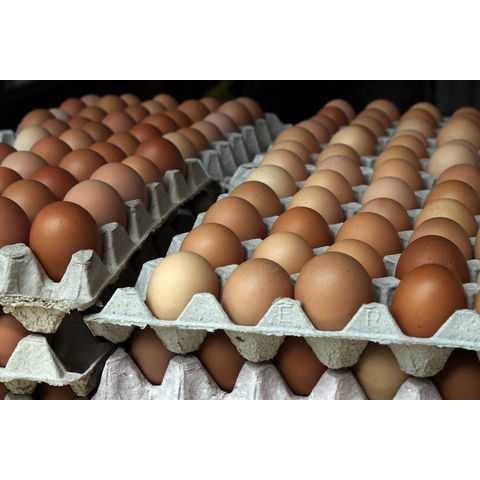
#> input picture data/Muestra01.jpg, 480 x 480 px, found by its file name; its folder holds only this picture in this run
$ python cargar_imagenes.py
#> lines starting #> are read from the running program, lines starting #| are printed output that depends on the picture; after the words box and inside, x2 and y2 are one past the last pixel; in counts of white or black regions, pixels touching at a corner belong together
import cv2
import os
import matplotlib.pyplot as plt
import numpy as np

# Directorio donde están almacenadas las imágenes
data_dir = 'data'

# Función para detectar huevos en una imagen usando contornos
def detectar_huevos(directorio, tamaño=(128, 128)):
#> called with directorio = 'data', tamaño = (128, 128)
    huevos_detectados = []
    for archivo in os.listdir(directorio):
        if archivo.endswith(('.jpg', '.jpeg', '.png', '.jpge')):
            ruta = os.path.join(directorio, archivo)
            imagen = cv2.imread(ruta)
#> imagen is the input picture: shape (480, 480, 3); mean B, G, R 137.6, 149.5, 163.8
            if imagen is not None:
                # Convertir la imagen a escala de grises
                imagen_gris = cv2.cvtColor(imagen, cv2.COLOR_BGR2GRAY)
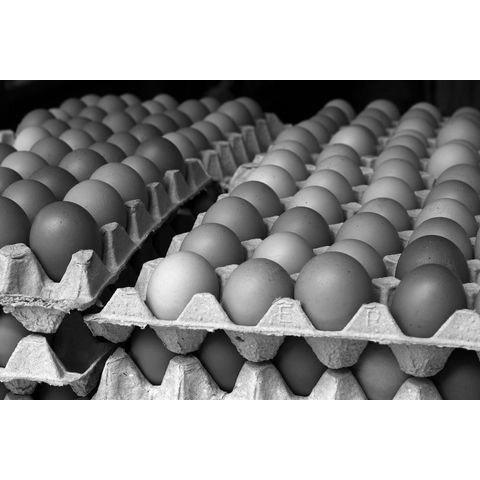
#> imagen_gris: shape (480, 480); min 0, max 255, mean 152.4

                # Aplicar suavizado para eliminar ruido
                imagen_gris = cv2.GaussianBlur(imagen_gris, (5, 5), 0)

                # Detectar bordes usando Canny Edge Detection
                bordes = cv2.Canny(imagen_gris, 50, 150)
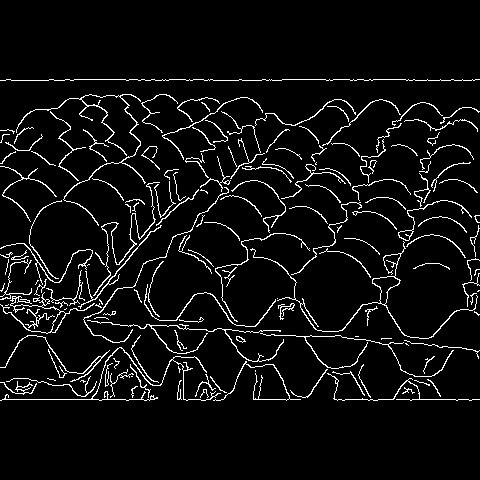
#> bordes: shape (480, 480); 5.8% white in thin lines or dots, all inside (x1, y1, x2, y2) = (0, 79, 480, 401)

                # Encontrar contornos en la imagen
                contornos, _ = cv2.findContours(bordes, cv2.RETR_EXTERNAL, cv2.CHAIN_APPROX_SIMPLE)
#> contornos = 157 contours, 112 with area under 20; largest, box (x1, y1, x2, y2) and area: (250, 241, 478, 339) 480, (0, 292, 95, 334) 228, (16, 94, 146, 226) 206, (398, 200, 472, 241) 130, (0, 347, 221, 401) 109

                if len(contornos) == 0:
                    print(f"No se detectaron huevos en la imagen {archivo}.")
                    continue  # Pasar a la siguiente imagen si no hay huevos

                for contorno in contornos:
                    # Crear un rectángulo alrededor de cada contorno (huevo)
                    x, y, w, h = cv2.boundingRect(contorno)
                    huevo = imagen[y:y + h, x:x + w]

                    # Redimensionar el huevo a un tamaño fijo
                    huevo = cv2.resize(huevo, tamaño)

                    # Normalizar la imagen
                    huevo = huevo / 255.0

                    # Guardar el huevo detectado
                    huevos_detectados.append(huevo)
#> this loop made 157 passes
#> (x, y, w, h) on passes 1 to 3: (200, 389, 9, 9), (402, 387, 13, 7), (131, 386, 7, 12)
#> pass 1, in detectar_huevos, `huevo = cv2.resize(huevo, tamaño)`:
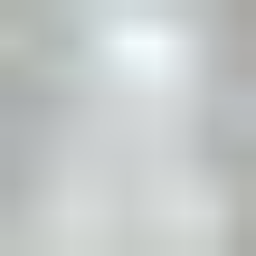
#> huevo: shape (128, 128, 3) (shown 2 times larger); mean of channels 0, 1, 2 200.1, 200.9, 196; drawn as B, G, R
#> pass 2, in detectar_huevos, `huevo = cv2.resize(huevo, tamaño)`:
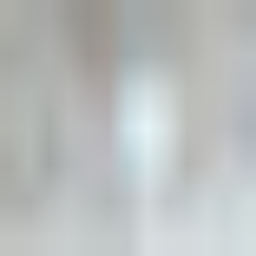
#> huevo: shape (128, 128, 3) (shown 2 times larger); mean of channels 0, 1, 2 188.4, 189, 185.2; drawn as B, G, R
#> after the loop:
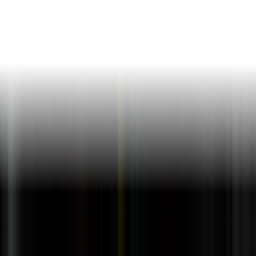
#> huevo: shape (128, 128, 3) float64 (shown 2 times larger); mean B, G, R 0.512, 0.513, 0.513
#> after the loop, huevos_detectados = 157 items

    if len(huevos_detectados) == 0:
        print("No se detectaron huevos en ninguna imagen.")
    return np.array(huevos_detectados)

# Función de colorimetría para análisis en espacio HSV
def colorimetria(imagen, tamaño=(128, 128)):
    # Redimensionar la imagen
    imagen = cv2.resize(imagen, tamaño)

    # Convertir la imagen de BGR a HSV para análisis de color
    imagen_hsv = cv2.cvtColor(imagen, cv2.COLOR_BGR2HSV)

    # Extraer el canal de la tonalidad (Hue) para analizar la colorimetría
    hue_channel = imagen_hsv[:, :, 0]  # Canal H

    return hue_channel

# Mostrar histograma de la tonalidad (Hue)
def mostrar_histograma_color(imagenes):
    for i, img_data in enumerate(imagenes):
        hue_channel = img_data["hue"]
        plt.hist(hue_channel.ravel(), bins=180, range=(0, 180))
        plt.title(f'Histograma de Hue - Imagen {i+1}')
        plt.xlabel('Hue')
        plt.ylabel('Frecuencia')
        plt.show()

def cargar_y_preprocesar_imagenes(directorio, tamaño=(128, 128)):
    imagenes = []
    for archivo in os.listdir(directorio):
        if archivo.endswith('.jpg') or archivo.endswith('.png'):
            ruta = os.path.join(directorio, archivo)
            imagen = cv2.imread(ruta, cv2.IMREAD_GRAYSCALE)
            if imagen is not None:
                imagen = cv2.resize(imagen, tamaño)
                imagen = imagen / 255.0
                imagenes.append(imagen)
    return np.array(imagenes)

# Mostrar los huevos detectados
def mostrar_huevos(huevos):
    for i, huevo in enumerate(huevos):
        # Asegúrate de que la imagen esté en el rango correcto de tipo uint8
        huevo_uint8 = (huevo * 255).astype(np.uint8)  # Convertir de float64 a uint8
        plt.imshow(cv2.cvtColor(huevo_uint8, cv2.COLOR_BGR2RGB))
        plt.title(f'Huevo {i+1}')
        plt.show()
#> this loop made 157 passes
#> pass 3, in mostrar_huevos, `huevo_uint8 = (huevo * 255).astype(np.uint8)`:
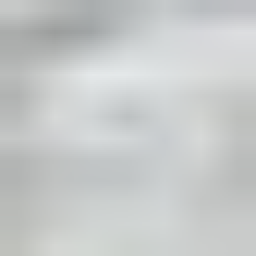
#> huevo_uint8: shape (128, 128, 3) (shown 2 times larger); mean of channels 0, 1, 2 201.1, 201.4, 198.5; drawn as B, G, R

# Mostrar las imágenes preprocesadas en escala de grises
def mostrar_imagenes(imagenes):
    for i, imagen in enumerate(imagenes):
        plt.imshow(imagen, cmap='gray')
        plt.title(f'Imagen {i+1}')
        plt.show()

if __name__ == '__main__':
    # Detección de huevos
    huevos_detectados = detectar_huevos(data_dir)
    if len(huevos_detectados) > 0:
        mostrar_huevos(huevos_detectados)
    else:
        print("No se detectaron huevos.")

    # Colorimetría (solo se ejecuta si hay huevos detectados)
    if len(huevos_detectados) > 0:
        for huevo in huevos_detectados:
#> (the run stopped early here; a loop or call above may not have finished)

$ run again, on data/Muestra05.jpg
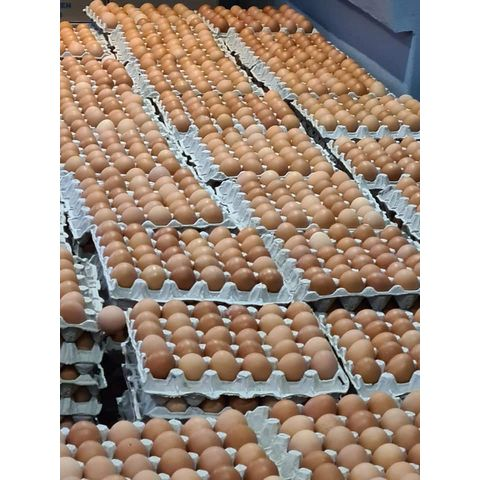
#> input picture data/Muestra05.jpg, 480 x 480 px, found by its file name
#> in detectar_huevos, imagen is the input picture: shape (480, 480, 3); mean B, G, R 146.7, 159, 175.4
#> in detectar_huevos, `bordes = cv2.Canny(imagen_gris, 50, 150)`:
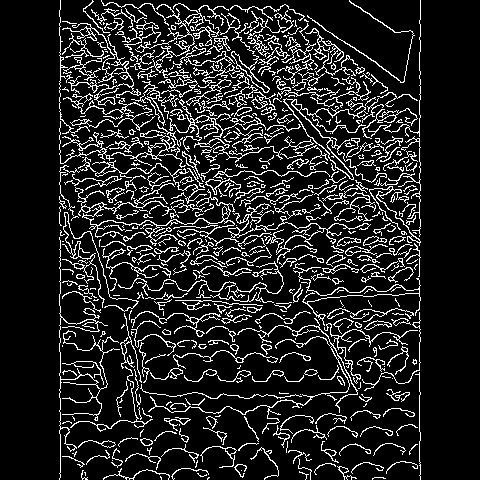
#> bordes: shape (480, 480); 13.6% white in thin lines or dots, all inside (x1, y1, x2, y2) = (59, 0, 421, 480)
#> contornos = 499 contours, 371 with area under 20; largest, box (x1, y1, x2, y2) and area: (283, 98, 387, 183) 924, (75, 183, 371, 263) 716, (62, 23, 141, 106) 343, (131, 81, 179, 126) 273, (130, 3, 214, 79) 268
#> the loop in detectar_huevos, `for contorno in contornos:` made 499 passes
#> (x, y, w, h) on passes 1, 3, 4: (372, 477, 14, 3), (160, 476, 2, 4), (197, 473, 10, 4)
#> after the loop in detectar_huevos, `for contorno in contornos:`: huevos_detectados = 499 items
#> the loop in mostrar_huevos, `for i, huevo in enumerate(huevos):` made 499 passes
#> pass 3, in mostrar_huevos, `huevo_uint8 = (huevo * 255).astype(np.uint8)`:
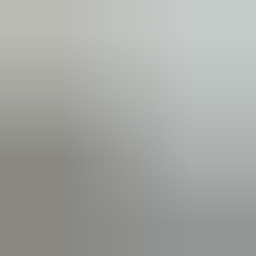
#> huevo_uint8: shape (128, 128, 3) (shown 2 times larger); mean of channels 0, 1, 2 164.3, 167.8, 165.3; drawn as B, G, R

$ run again, on data/Muestra07.jpg
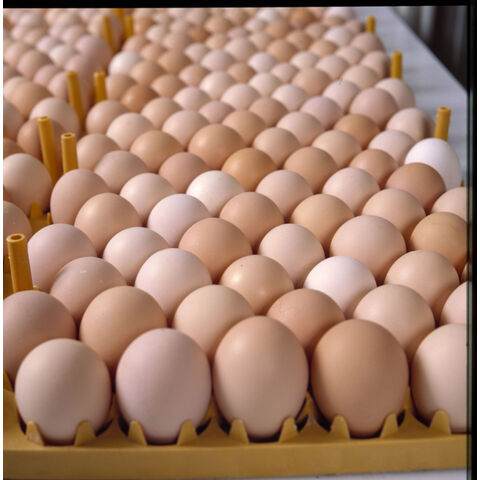
#> input picture data/Muestra07.jpg, 480 x 480 px, found by its file name
#> in detectar_huevos, imagen is the input picture: shape (480, 480, 3); mean B, G, R 109.4, 129.8, 166.2
#> in detectar_huevos, `bordes = cv2.Canny(imagen_gris, 50, 150)`:
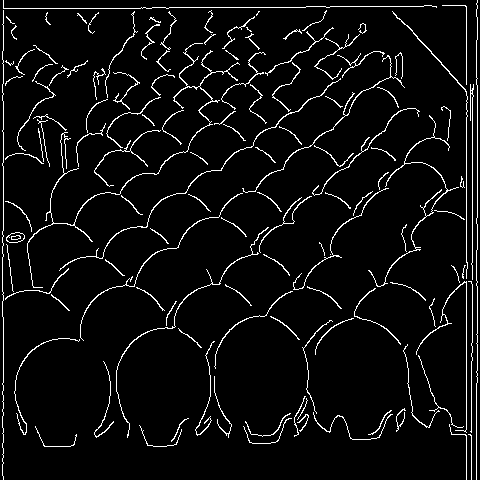
#> bordes: shape (480, 480); 5.3% white in thin lines or dots
#> contornos = 128 contours, 94 with area under 20; largest, box (x1, y1, x2, y2) and area: (27, 43, 240, 288) 223, (6, 232, 25, 243) 140, (368, 115, 459, 287) 118, (59, 78, 341, 271) 116, (242, 55, 405, 193) 86
#> the loop in detectar_huevos, `for contorno in contornos:` made 128 passes
#> (x, y, w, h) on passes 1 to 8: (468, 434, 4, 46), (35, 426, 42, 21), (139, 425, 43, 22), (449, 424, 18, 56), (243, 418, 49, 26), (171, 418, 18, 24), (297, 414, 12, 18), (245, 413, 46, 24)
#> after the loop in detectar_huevos, `for contorno in contornos:`: huevos_detectados = 128 items
#> the loop in mostrar_huevos, `for i, huevo in enumerate(huevos):` made 128 passes
#> pass 3, in mostrar_huevos, `huevo_uint8 = (huevo * 255).astype(np.uint8)`:
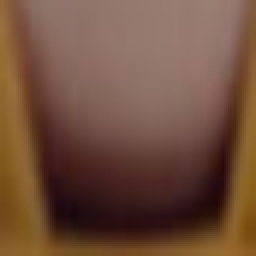
#> huevo_uint8: shape (128, 128, 3) (shown 2 times larger); mean of channels 0, 1, 2 61.1, 78.9, 112.7; drawn as B, G, R

$ run again, on data/Muestra02.jpg
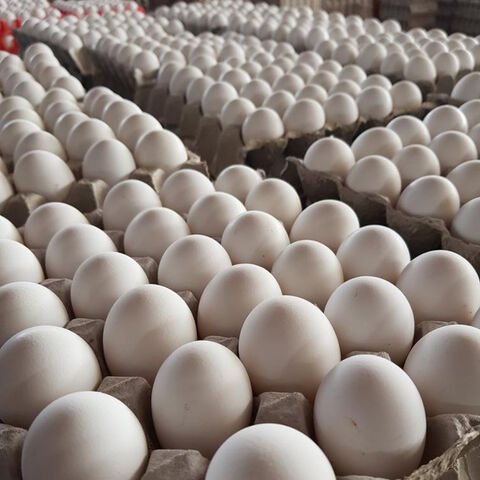
#> input picture data/Muestra02.jpg, 480 x 480 px, found by its file name
#> in detectar_huevos, imagen is the input picture: shape (480, 480, 3); mean B, G, R 125.4, 132.2, 142.6
#> in detectar_huevos, `bordes = cv2.Canny(imagen_gris, 50, 150)`:
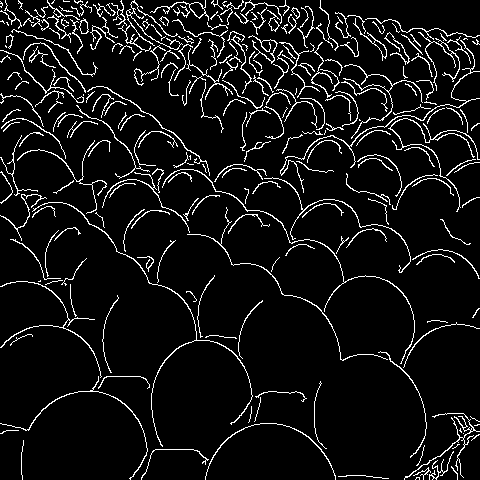
#> bordes: shape (480, 480); 7.3% white in thin lines or dots
#> contornos = 265 contours, 211 with area under 20; largest, box (x1, y1, x2, y2) and area: (150, 0, 209, 21) 178, (32, 202, 253, 447) 142, (280, 40, 480, 193) 118, (353, 18, 387, 61) 116, (162, 169, 415, 364) 116
#> the loop in detectar_huevos, `for contorno in contornos:` made 265 passes
#> (x, y, w, h) on passes 1 to 3: (415, 477, 5, 3), (338, 475, 51, 4), (413, 467, 18, 13)
#> after the loop in detectar_huevos, `for contorno in contornos:`: huevos_detectados = 265 items
#> the loop in mostrar_huevos, `for i, huevo in enumerate(huevos):` made 265 passes
#> pass 3, in mostrar_huevos, `huevo_uint8 = (huevo * 255).astype(np.uint8)`:
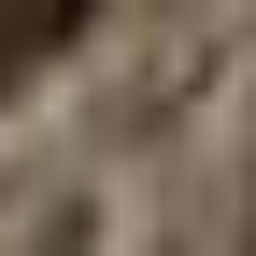
#> huevo_uint8: shape (128, 128, 3) (shown 2 times larger); mean of channels 0, 1, 2 90.7, 106.6, 122.3; drawn as B, G, R
